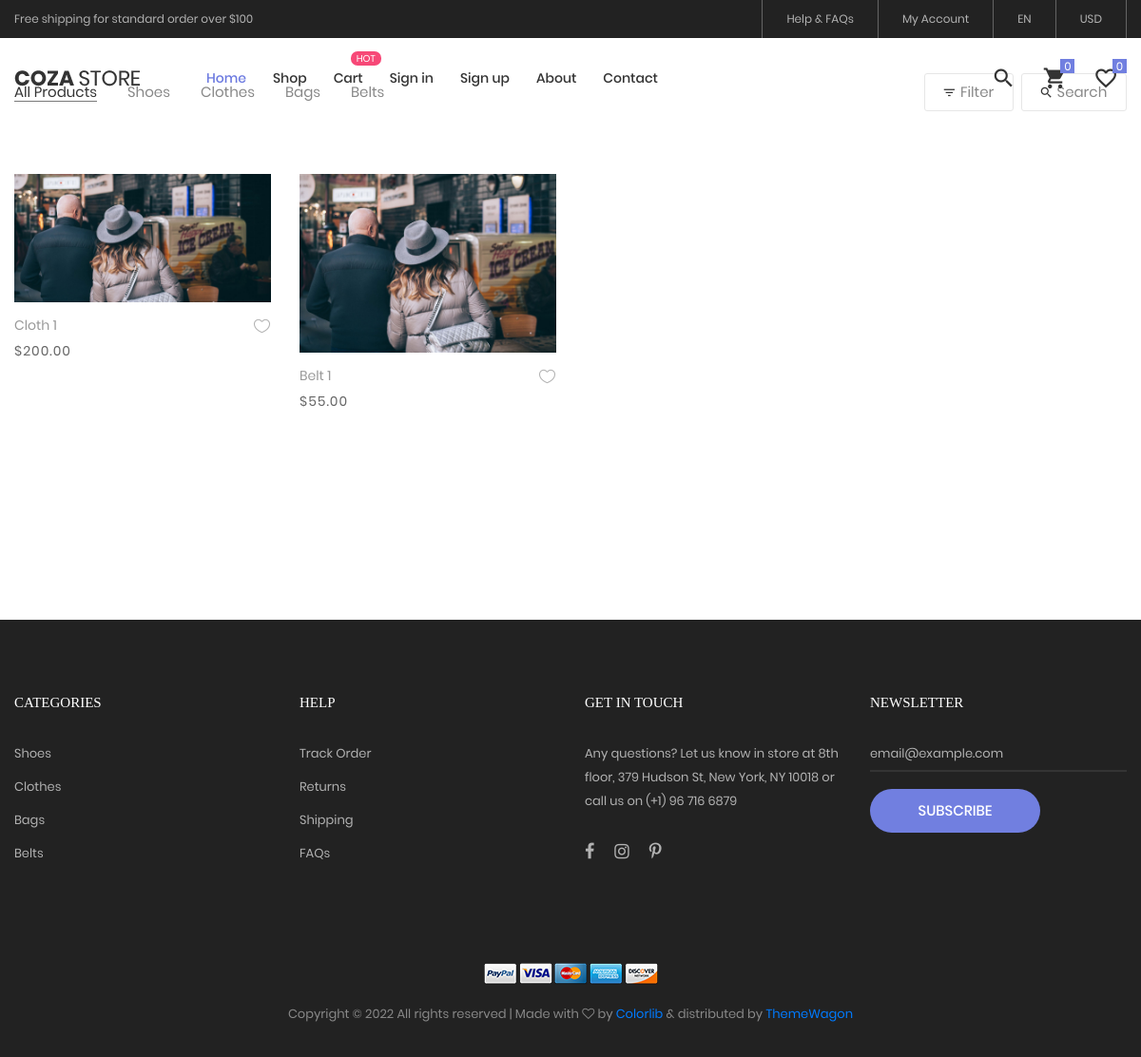
The app's page /shop/ with its own data.
### store/models.py (models this page shows, shortened)
class Category(MPTTModel):
    name = models.CharField(max_length=100, verbose_name=_("category name"), help_text=_("format: required max-100"),)
    slug = models.SlugField(max_length=150, verbose_name=_("category safe url"), help_text=_("format: required letters, numbers, underscore or hyphen"))
    is_active = models.BooleanField(default=True)
    parent = TreeForeignKey("self", on_delete=models.PROTECT, null=True, blank=True, verbose_name=_("parent of category"), help_text=_("format: not required"))
    class MPTTMeta:
        order_insertion_by = ["name"]
    class Meta:
        verbose_name = _("product category")
        verbose_name_plural = _("product categories")
    def __str__(self):
        return str(self.name)

class Media(models.Model):
    product = models.ForeignKey(Product, on_delete=models.CASCADE, related_name="media")
    image = models.ImageField(upload_to="products/", verbose_name=_("product image"), help_text=_("format: required"))
    alt_text = models.CharField(max_length=255, verbose_name=_("alternate text"), help_text=_("format: required, max_length-255"), null=True, blank=True)
    is_feature = models.BooleanField(default=False, verbose_name=_("product default image"), help_text=_("format: default=false, true=default image"))
    created_at = models.DateTimeField(auto_now_add=True, editable=False, verbose_name=_("date product image created"), help_text=_("format: y-m-d H:M:S"))
    updated_at = models.DateTimeField(auto_now=True, editable=False, verbose_name=_("date product image updated"), help_text=_("format: y-m-d H:M:S"))
    class Meta:
        verbose_name = _("product image")
        verbose_name_plural = _("product images")

class Product(models.Model):
    sku = models.UUIDField(verbose_name=_("stock keeping unit"), default=uuid.uuid4, editable=False, primary_key=True)
    name = models.CharField(max_length=255, verbose_name=_("product name"), help_text=_("format: required max-255"),)
    slug = models.SlugField(max_length=255, verbose_name=_("product safe url"), help_text=_("format: required letters, numbers, underscore or hyphen"))
    description = models.TextField(verbose_name=_("product description"), help_text=_("format: required"),)
    category = TreeManyToManyField(Category, related_name="products")
    product_type = models.ForeignKey("ProductType", on_delete=models.PROTECT, related_name="products")
    brand = models.ForeignKey("Brand", on_delete=models.PROTECT, related_name="products")
    attribute_values = models.ManyToManyField(
        "AttributeValue",
        related_name="products",
        through="ProductAttributeValues",)
    store_price = models.DecimalField(
        max_digits=5, decimal_places=2,
        verbose_name=_("regular store price"),
        help_text=_("format: maximum price 999.99"),
        error_messages={
            "name": {
                "max_length": _("the price must be between 0 and 999.99."),
            },
        },)
    sale_price = models.DecimalField(
        max_digits=5, decimal_places=2,
        verbose_name=_("sale price"),
        help_text=_("format: maximum price 999.99"),
        error_messages={
            "name": {
                "max_length": _("the price must be between 0 and 999.99."),
            },
        },)
    discount_price = models.DecimalField(
        max_digits=5, decimal_places=2,
        verbose_name=_("discount price"),
        help_text=_("format: maximum price 999.99"),
        blank = True,
        null = True,
        error_messages={
            "name": {
                "max_length": _("the price must be between 0 and 999.99."),
            },
        },)
    weight = models.FloatField(verbose_name=_("product weight"), blank=True)
    wish_list = models.ManyToManyField(settings.AUTH_USER_MODEL, related_name="wishlist", blank=True)
    is_active = models.BooleanField(default=True)
    is_featured = models.BooleanField(default=False)
    is_bestseller = models.BooleanField(default=False)
    created_at = models.DateTimeField(auto_now_add=True, editable=False, verbose_name=_("date product created"), help_text=_("format: y-m-d H:M:S"))
    updated_at = models.DateTimeField(auto_now=True, editable=False, verbose_name=_("date product updated"), help_text=_("format: y-m-d H:M:S"))
    class Meta:
        verbose_name_plural = _('Products')
        ordering = ('-created_at',)
    def get_absolute_url(self):
        return reverse("store:product-detail", args=[self.slug,])

### store/views.py (the view)
# urls.py: path("shop/", views.ShopView.as_view(), name="shop"),
class ShopView(generic.ListView):
  template_name = "store/product.html"
  queryset = Product.objects.prefetch_related(
    "category", "product_type",
    "attribute_values", "media").filter(is_active=True)
  context_object_name = "products"
  paginate_by = 12
  def get_queryset(self, **kwargs):
    queryset = super().get_queryset()
    self.filterset = ProductFilter(self.request.GET, queryset=queryset)
    return self.filterset.qs
  def get_context_data(self):
    context = super().get_context_data()
    context["form"] = self.filterset.form
    context["url"] = reverse("store:shop")
    return context

### cart/context_processors.py (called while the page is built)
def cart(request):
  try:
    cart = Cart.objects.prefetch_related(
      "items__product__media",
      "items__attributes__attribute_value").filter(user=request.user).get()
  except:
    cart = None
  return {
    "cart": cart,
  }

### cart/request.py (called while the page is built)
def RequestMiddleware(get_response):
    def middleware(request):
        models.exposed_request = request
        response = get_response(request)
        return response
    return middleware

### store/context_processors.py (called while the page is built)
def store(request):
  return {
    "categories": Category.objects.prefetch_related("parent").all(),
  }

### store/models.py (called while the page is built)
    def __str__(self):
        return str(self.name)

    def __str__(self):
        return self.name

    def __str__(self):
        return str(self.name)

    def __str__(self):
        return f"{self.attribute} : {self.value}"

### store/templatetags/product_filter.py (called while the page is built)
@register.filter()
def root(value): # Only one argument.
  val = value.get(level=0)
  return val.slug

### store/templates/store/product.html (shortened to what this page needs)
{% extends "base.html" %}
{% load static %}
{% block content %}
	<div class="bg0 m-t-23 p-b-140">
		<div class="container">
		  {% include "store/partials/filter.html" %}
			<div id="products_list">
			  {% include "store/partials/product_list.html" %}
			</div>
		</div>
	</div>
{% endblock %}

### store/templates/store/partials/filter.html (shortened to what this page needs)
{% load static %}
{% load widget_tweaks %}
<div class="flex-w flex-sb-m p-b-52">
	<div class="flex-w flex-l-m filter-tope-group m-tb-10">
		<button class="stext-106 cl6 hov1 bor3 trans-04 m-r-32 m-tb-5 how-active1" data-filter="*">
			All Products
		</button>
		{% for category in categories %}
		{% if category.is_root_node %}
		<button class="stext-106 cl6 hov1 bor3 trans-04 m-r-32 m-tb-5" data-filter=".{{ category.slug }}">
			{{ category.name|title }}
		</button>
		{% endif %}
		{% endfor %}
	</div>
	<div class="flex-w flex-c-m m-tb-10">
		<div class="flex-c-m stext-106 cl6 size-104 bor4 pointer hov-btn3 trans-04 m-r-8 m-tb-4 js-show-filter">
			<i class="icon-filter cl2 m-r-6 fs-15 trans-04 zmdi zmdi-filter-list"></i>
			 Filter
		</div>
		<div class="flex-c-m stext-106 cl6 size-105 bor4 pointer hov-btn3 trans-04 m-tb-4 js-show-search">
			<i class="icon-search cl2 m-r-6 fs-15 trans-04 zmdi zmdi-search"></i>
			Search
		</div>
	</div>
</div>

### store/templates/store/partials/product_list.html (shortened to what this page needs)
{% load static %}
{% load product_filter %}
{% load django_htmx %}
<div class="row isotope-grid">
{% for product in products %}
	<div class="col-sm-6 col-md-4 col-lg-3 p-b-35 isotope-item {{ product.category.all|root }}">
		<div class="block2">
			<div class="block2-pic hov-img0">
			  {% for img in product.media.all %}
			  {% if img.is_feature %}
				<img src="{{ img.image.url }}" alt="{{ img.alt_text }}">
				{% endif %}
				{% endfor %}
			</div>
			<div class="block2-txt flex-w flex-t p-t-14">
				<div class="block2-txt-child1 flex-col-l ">
					<a href="{{ product.get_absolute_url }}" class="stext-104 cl4 hov-cl1 trans-04 js-name-b2 p-b-6">
						{{ product.name|title }}
					</a>
					<span class="stext-105 cl3">
						${{ product.sale_price }}
					</span>
				</div>
				<div class="block2-txt-child2 flex-r p-t-3">
					<a href="#" class="btn-addwish-b2 dis-block pos-relative js-addwish-b2">
						<img class="icon-heart1 dis-block trans-04" src="{% static "images/icons/icon-heart-01.png" %}" alt="ICON">
					</a>
				</div>
			</div>
		</div>
	</div>
{% endfor %}
</div>
<div class="flex-c-m flex-w w-full p-t-45">
</div>

### templates/partials/footer.html (shortened to what this page needs)
{% load static %}
<footer class="bg3 p-t-75 p-b-32">
  <div class="container">
    <div class="row">
      <div class="col-sm-6 col-lg-3 p-b-50">
        <h4 class="stext-301 cl0 p-b-30">Categories</h4>
        <ul>
          {% for category in categories %}
          {% if category.is_root_node %}
          <li class="p-b-10">
            <a href="#" class="stext-107 cl7 hov-cl1 trans-04"> {{ category.name }}</a>
          </li>
          {% endif %}
          {% endfor %}
        </ul>
      </div>
      <div class="col-sm-6 col-lg-3 p-b-50">
        <h4 class="stext-301 cl0 p-b-30">Help</h4>
        <ul>
          <li class="p-b-10">
            <a href="#" class="stext-107 cl7 hov-cl1 trans-04"> Track Order </a>
          </li>
          <li class="p-b-10">
            <a href="#" class="stext-107 cl7 hov-cl1 trans-04"> Returns </a>
          </li>
          <li class="p-b-10">
            <a href="#" class="stext-107 cl7 hov-cl1 trans-04"> Shipping </a>
          </li>
          <li class="p-b-10">
            <a href="#" class="stext-107 cl7 hov-cl1 trans-04"> FAQs </a>
          </li>
        </ul>
      </div>
      <div class="col-sm-6 col-lg-3 p-b-50">
        <h4 class="stext-301 cl0 p-b-30">GET IN TOUCH</h4>
        <p class="stext-107 cl7 size-201">
          Any questions? Let us know in store at 8th floor, 379 Hudson St, New
          York, NY 10018 or call us on (+1) 96 716 6879
        </p>
        <div class="p-t-27">
          <a href="#" class="fs-18 cl7 hov-cl1 trans-04 m-r-16">
            <i class="fa fa-facebook"></i>
          </a>
          <a href="#" class="fs-18 cl7 hov-cl1 trans-04 m-r-16">
            <i class="fa fa-instagram"></i>
          </a>
          <a href="#" class="fs-18 cl7 hov-cl1 trans-04 m-r-16">
            <i class="fa fa-pinterest-p"></i>
          </a>
        </div>
      </div>
      <div class="col-sm-6 col-lg-3 p-b-50">
        <h4 class="stext-301 cl0 p-b-30">Newsletter</h4>
        <form>
          <div class="wrap-input1 w-full p-b-4">
            <input
              class="input1 bg-none plh1 stext-107 cl7"
              type="text"
              name="email"
              placeholder="email@example.com"
            />
          </div>
          <div class="p-t-18">
            <button
              class="flex-c-m stext-101 cl0 size-103 bg1 bor1 hov-btn2 p-lr-15 trans-04"
            >
              Subscribe
            </button>
          </div>
        </form>
      </div>
    </div>
    <div class="p-t-40">
      <div class="flex-c-m flex-w p-b-18">
        <a href="#" class="m-all-1">
          <img src="{% static "images/icons/icon-pay-01.png" %}" alt="ICON-PAY">
        </a>
        <a href="#" class="m-all-1">
          <img src="{% static "images/icons/icon-pay-02.png" %}" alt="ICON-PAY">
        </a>
        <a href="#" class="m-all-1">
          <img src="{% static "images/icons/icon-pay-03.png" %}" alt="ICON-PAY">
        </a>
        <a href="#" class="m-all-1">
          <img src="{% static "images/icons/icon-pay-04.png" %}" alt="ICON-PAY">
        </a>
        <a href="#" class="m-all-1">
          <img src="{% static "images/icons/icon-pay-05.png" %}" alt="ICON-PAY">
        </a>
      </div>
      <p class="stext-107 cl6 txt-center">
        Copyright &copy;
        All rights reserved | Made with
        <i class="fa fa-heart-o" aria-hidden="true"></i> by
        <a href="https://colorlib.com" target="_blank">Colorlib</a> &amp;
        distributed by
        <a href="https://themewagon.com" target="_blank">ThemeWagon</a>
      </p>
    </div>
  </div>
</footer>

### static/css/main.css (style rules this page uses)
.container { max-width: 1380px; }
@media (max-width: 1600px) { .container { max-width: 1200px; } }
.block2-pic { position: relative; }
.block2-txt-child1 { width: calc(100% - 30px); }
.block2-txt-child2 { width: 30px; }
.cl0 { color: #fff; }
.cl2 { color: #333; }
.cl3 { color: #666; }
.cl4 { color: #999; }
.cl6 { color: #888; }
.cl7 { color: #b2b2b2; }
.stext-101 { font-family: Poppins-Medium; font-size: 15px; line-height: 1.466667; text-transform: uppercase; }
.stext-104 { font-family: Poppins-Regular; font-size: 14px; line-height: 1.466667; }
.stext-105 { font-family: Poppins-Regular; font-size: 14px; line-height: 1.466667; letter-spacing: 1px; }
.stext-106 { font-family: Poppins-Regular; font-size: 15px; line-height: 1.2; }
.stext-107 { font-family: Poppins-Regular; font-size: 13px; line-height: 1.923; }
.stext-301 { font-family: Montserrat-Bold; font-size: 15px; line-height: 1.6; text-transform: uppercase; }
.size-103 { min-width: 179px; height: 46px; }
.size-104 { min-width: 94px; height: 40px; }
.size-105 { min-width: 111px; height: 40px; }
.size-201 { max-width: 270px; }
.bg-none { background-color: transparent; }
.bg0 { background-color: #fff; }
.bg1 { background-color: #717fe0; }
.bg3 { background-color: #222; }
.bor1 { border-radius: 23px; }
.bor3 { border-bottom: 1px solid transparent; }
.bor4 { border: 1px solid #e6e6e6; border-radius: 3px; }
.how-active1 { color: #333; border-color: #797979; }
.wrap-input1 { position: relative; border-bottom: 2px solid rgba(204,204,204, 0.1); }
.input1 { background-color: transparent; width: 100%; }
.hov-img0 { display: block; overflow: hidden; }
.hov-img0 img { width: 100%; -webkit-transition: transform 0.9s ease; -o-transition: transform 0.9s ease; -moz-transition: transform 0.9s ease; transition: transform 0.9s ease; }

### records on screen
Category: name "Shoes"
Category: name "Clothes"
Category: name "Bags"
Category: name "Belts"
Product: name "Cloth 1", sale_price "200.00"
Media: image (picture)
Product: name "Belt 1", sale_price "55.00"
Media: image (picture)
